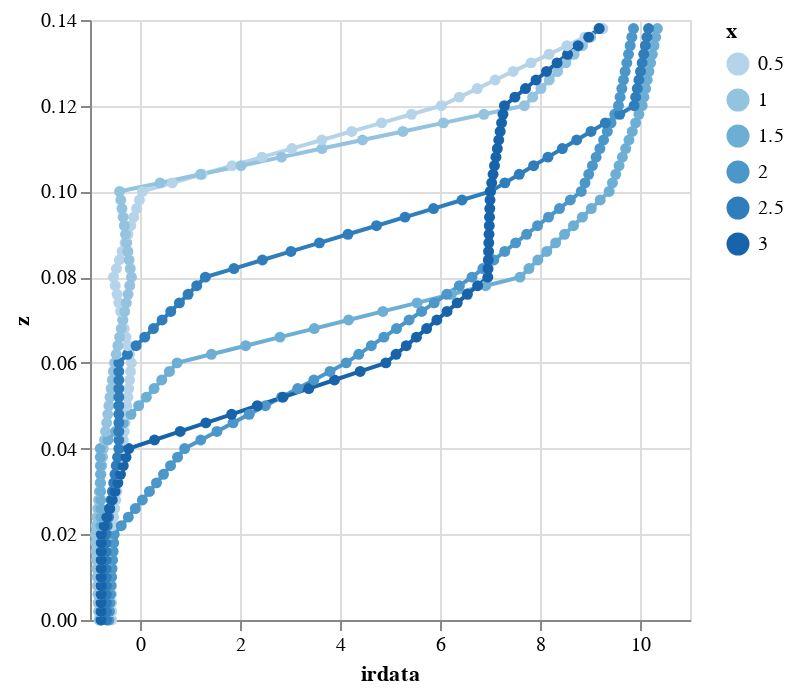

The cell this chart's notebook holds for it:
### Code cell
src = df_profiles.reset_index().query("x < 3.5").query("z < 0.14")
alt.Chart(
    src
).mark_line(point=True).encode(
    alt.X('irdata:Q'),
    alt.Y('z:Q'),
    alt.Color('x:O'),
    # alt.Facet('x:O', columns=4),
    order='z:Q',
    tooltip='x'
).properties(width = 300, height = 300)

### Figure 1 — Vega-Lite specification as saved in the notebook (floating-point values rounded to 4 significant figures; data arrays with more than 128 entries replaced by an {"elided": "..."} marker saying what was removed)
{"config": {"view": {"continuousWidth": 300, "continuousHeight": 300}}, "data": {"name": "data-4e789b9793dce93d28074e2d0df56b84"}, "mark": {"type": "line", "point": true}, "encoding": {"color": {"field": "x", "type": "ordinal"}, "order": {"field": "z", "type": "quantitative"}, "tooltip": {"field": "x", "type": "quantitative"}, "x": {"field": "irdata", "type": "quantitative"}, "y": {"field": "z", "type": "quantitative"}}, "height": 300, "width": 300, "$schema": "https://vega.github.io/schema/vega-lite/v5.20.1.json", "datasets": {"data-4e789b9793dce93d28074e2d0df56b84": {"elided": "420 records"}}}
